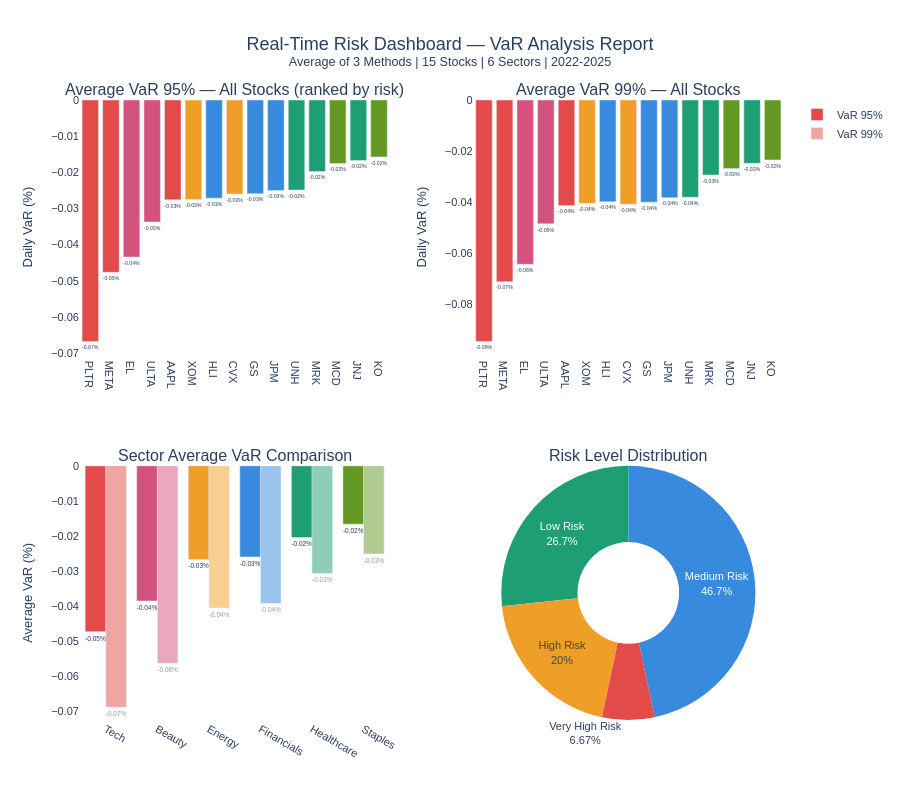

Notebook code for this chart:
### Code cell
import pandas as pd
import plotly.graph_objects as go
from plotly.subplots import make_subplots

# Load real results from all 3 methods
hist = pd.read_csv("data/processed/historical_var.csv", index_col=0)
para = pd.read_csv("data/processed/parametric_var.csv", index_col=0)
mc   = pd.read_csv("data/processed/monte_carlo_var.csv", index_col=0)

# Average of all 3 methods
avg_95 = ((hist["VaR_95%"] + para["VaR_95%"] + mc["VaR_95%"]) / 3).sort_values()
avg_99 = ((hist["VaR_99%"] + para["VaR_99%"] + mc["VaR_99%"]) / 3)[avg_95.index]

stocks = avg_95.index.tolist()
var_95 = avg_95.values.tolist()
var_99 = avg_99.values.tolist()

sectors_map = {
    "JPM": "Financials", "GS": "Financials", "HLI": "Financials",
    "AAPL": "Tech",      "PLTR": "Tech",      "META": "Tech",
    "JNJ": "Healthcare", "MRK": "Healthcare", "UNH": "Healthcare",
    "MCD": "Staples",    "KO": "Staples",
    "EL": "Beauty",      "ULTA": "Beauty",
    "XOM": "Energy",     "CVX": "Energy"
}

colors_map = {
    'Tech':        '#E24B4A',
    'Beauty':      '#D4537E',
    'Energy':      '#EF9F27',
    'Financials':  '#378ADD',
    'Healthcare':  '#1D9E75',
    'Staples':     '#639922'
}

sectors    = [sectors_map[s] for s in stocks]
bar_colors = [colors_map[s] for s in sectors]

# Sector averages from real data
sector_names = ['Tech', 'Beauty', 'Energy', 'Financials', 'Healthcare', 'Staples']
sector_95, sector_99 = [], []
for sec in sector_names:
    tickers = [t for t, s in sectors_map.items() if s == sec]
    sector_95.append(avg_95[tickers].mean())
    sector_99.append(avg_99[tickers].mean())

sector_colors = [colors_map[s] for s in sector_names]

# Risk level counts from real data
very_high = sum(1 for v in var_95 if v < -0.05)
high      = sum(1 for v in var_95 if -0.05 <= v < -0.03)
medium    = sum(1 for v in var_95 if -0.03 <= v < -0.02)
low       = sum(1 for v in var_95 if v >= -0.02)

fig = make_subplots(
    rows=2, cols=2,
    subplot_titles=(
        "Average VaR 95% — All Stocks (ranked by risk)",
        "Average VaR 99% — All Stocks",
        "Sector Average VaR Comparison",
        "Risk Level Distribution"
    ),
    specs=[
        [{"type": "xy"},  {"type": "xy"}],
        [{"type": "xy"},  {"type": "pie"}]
    ],
    vertical_spacing=0.18,
    horizontal_spacing=0.12
)

# Chart 1 — VaR 95%
fig.add_trace(go.Bar(
    x=stocks, y=var_95,
    marker_color=bar_colors,
    text=[f"{v:.2f}%" for v in var_95],
    textposition="outside",
    showlegend=False
), row=1, col=1)

# Chart 2 — VaR 99%
fig.add_trace(go.Bar(
    x=stocks, y=var_99,
    marker_color=bar_colors,
    text=[f"{v:.2f}%" for v in var_99],
    textposition="outside",
    showlegend=False
), row=1, col=2)

# Chart 3 — Sector comparison
fig.add_trace(go.Bar(
    x=sector_names, y=sector_95,
    name="VaR 95%",
    marker_color=sector_colors,
    text=[f"{v:.2f}%" for v in sector_95],
    textposition="outside",
    showlegend=True
), row=2, col=1)

fig.add_trace(go.Bar(
    x=sector_names, y=sector_99,
    name="VaR 99%",
    marker_color=sector_colors,
    opacity=0.5,
    text=[f"{v:.2f}%" for v in sector_99],
    textposition="outside",
    showlegend=True
), row=2, col=1)

# Chart 4 — Risk pie (real counts)
fig.add_trace(go.Pie(
    labels=["Very High Risk", "High Risk", "Medium Risk", "Low Risk"],
    values=[very_high, high, medium, low],
    marker_colors=['#E24B4A', '#EF9F27', '#378ADD', '#1D9E75'],
    hole=0.4,
    textinfo="label+percent",
    showlegend=False
), row=2, col=2)

fig.update_layout(
    title={
        'text': "Real-Time Risk Dashboard — VaR Analysis Report<br>"
                "<sup>Average of 3 Methods | 15 Stocks | 6 Sectors | 2022-2025</sup>",
        'x': 0.5,
        'font': {'size': 18}
    },
    height=800,
    plot_bgcolor="white",
    paper_bgcolor="white",
    font=dict(family="Arial", size=11),
)

fig.update_yaxes(title_text="Daily VaR (%)", row=1, col=1)
fig.update_yaxes(title_text="Daily VaR (%)", row=1, col=2)
fig.update_yaxes(title_text="Average VaR (%)", row=2, col=1)

fig.write_html("reports/var_dashboard.html")
fig.show()
print("Saved to reports/var_dashboard.html ✅")

### Figure 1 — Plotly figure (JSON) as saved in the notebook; plotly's stock layout.template omitted (floating-point values rounded to 4 significant figures)
{"data": [{"marker": {"color": ["#E24B4A", "#E24B4A", "#D4537E", "#D4537E", "#E24B4A", "#EF9F27", "#378ADD", "#EF9F27", "#378ADD", "#378ADD", "#1D9E75", "#1D9E75", "#639922", "#1D9E75", "#639922"]}, "showlegend": false, "text": ["-0.07%", "-0.05%", "-0.04%", "-0.03%", "-0.03%", "-0.03%", "-0.03%", "-0.03%", "-0.03%", "-0.03%", "-0.02%", "-0.02%", "-0.02%", "-0.02%", "-0.02%"], "textposition": "outside", "type": "bar", "x": ["PLTR", "META", "EL", "ULTA", "AAPL", "XOM", "HLI", "CVX", "GS", "JPM", "UNH", "MRK", "MCD", "JNJ", "KO"], "xaxis": "x", "y": [-0.06683, -0.0477, -0.04347, -0.03377, -0.02763, -0.02757, -0.02717, -0.02603, -0.02593, -0.02503, -0.02493, -0.0198, -0.01757, -0.01677, -0.01577], "yaxis": "y"}, {"marker": {"color": ["#E24B4A", "#E24B4A", "#D4537E", "#D4537E", "#E24B4A", "#EF9F27", "#378ADD", "#EF9F27", "#378ADD", "#378ADD", "#1D9E75", "#1D9E75", "#639922", "#1D9E75", "#639922"]}, "showlegend": false, "text": ["-0.09%", "-0.07%", "-0.06%", "-0.05%", "-0.04%", "-0.04%", "-0.04%", "-0.04%", "-0.04%", "-0.04%", "-0.04%", "-0.03%", "-0.03%", "-0.02%", "-0.02%"], "textposition": "outside", "type": "bar", "x": ["PLTR", "META", "EL", "ULTA", "AAPL", "XOM", "HLI", "CVX", "GS", "JPM", "UNH", "MRK", "MCD", "JNJ", "KO"], "xaxis": "x2", "y": [-0.09457, -0.07113, -0.06437, -0.0485, -0.0413, -0.04047, -0.03983, -0.04083, -0.04, -0.03823, -0.0381, -0.02937, -0.02687, -0.0248, -0.02347], "yaxis": "y2"}, {"marker": {"color": ["#E24B4A", "#D4537E", "#EF9F27", "#378ADD", "#1D9E75", "#639922"]}, "name": "VaR 95%", "showlegend": true, "text": ["-0.05%", "-0.04%", "-0.03%", "-0.03%", "-0.02%", "-0.02%"], "textposition": "outside", "type": "bar", "x": ["Tech", "Beauty", "Energy", "Financials", "Healthcare", "Staples"], "xaxis": "x3", "y": [-0.04739, -0.03862, -0.0268, -0.02604, -0.0205, -0.01667], "yaxis": "y3"}, {"marker": {"color": ["#E24B4A", "#D4537E", "#EF9F27", "#378ADD", "#1D9E75", "#639922"]}, "name": "VaR 99%", "opacity": 0.5, "showlegend": true, "text": ["-0.07%", "-0.06%", "-0.04%", "-0.04%", "-0.03%", "-0.03%"], "textposition": "outside", "type": "bar", "x": ["Tech", "Beauty", "Energy", "Financials", "Healthcare", "Staples"], "xaxis": "x3", "y": [-0.069, -0.05643, -0.04065, -0.03936, -0.03076, -0.02517], "yaxis": "y3"}, {"domain": {"x": [0.56, 1], "y": [0, 0.41]}, "hole": 0.4, "labels": ["Very High Risk", "High Risk", "Medium Risk", "Low Risk"], "marker": {"colors": ["#E24B4A", "#EF9F27", "#378ADD", "#1D9E75"]}, "showlegend": false, "textinfo": "label+percent", "type": "pie", "values": [1, 3, 7, 4]}], "layout": {"annotations": [{"font": {"size": 16}, "showarrow": false, "text": "Average VaR 95% — All Stocks (ranked by risk)", "x": 0.22, "xanchor": "center", "xref": "paper", "y": 1, "yanchor": "bottom", "yref": "paper"}, {"font": {"size": 16}, "showarrow": false, "text": "Average VaR 99% — All Stocks", "x": 0.78, "xanchor": "center", "xref": "paper", "y": 1, "yanchor": "bottom", "yref": "paper"}, {"font": {"size": 16}, "showarrow": false, "text": "Sector Average VaR Comparison", "x": 0.22, "xanchor": "center", "xref": "paper", "y": 0.41, "yanchor": "bottom", "yref": "paper"}, {"font": {"size": 16}, "showarrow": false, "text": "Risk Level Distribution", "x": 0.78, "xanchor": "center", "xref": "paper", "y": 0.41, "yanchor": "bottom", "yref": "paper"}], "font": {"family": "Arial", "size": 11}, "height": 800, "paper_bgcolor": "white", "plot_bgcolor": "white", "title": {"font": {"size": 18}, "text": "Real-Time Risk Dashboard — VaR Analysis Report<br><sup>Average of 3 Methods | 15 Stocks | 6 Sectors | 2022-2025</sup>", "x": 0.5}, "xaxis": {"anchor": "y", "domain": [0, 0.44]}, "xaxis2": {"anchor": "y2", "domain": [0.56, 1]}, "xaxis3": {"anchor": "y3", "domain": [0, 0.44]}, "yaxis": {"anchor": "x", "domain": [0.59, 1], "title": {"text": "Daily VaR (%)"}}, "yaxis2": {"anchor": "x2", "domain": [0.59, 1], "title": {"text": "Daily VaR (%)"}}, "yaxis3": {"anchor": "x3", "domain": [0, 0.41], "title": {"text": "Average VaR (%)"}}}}
